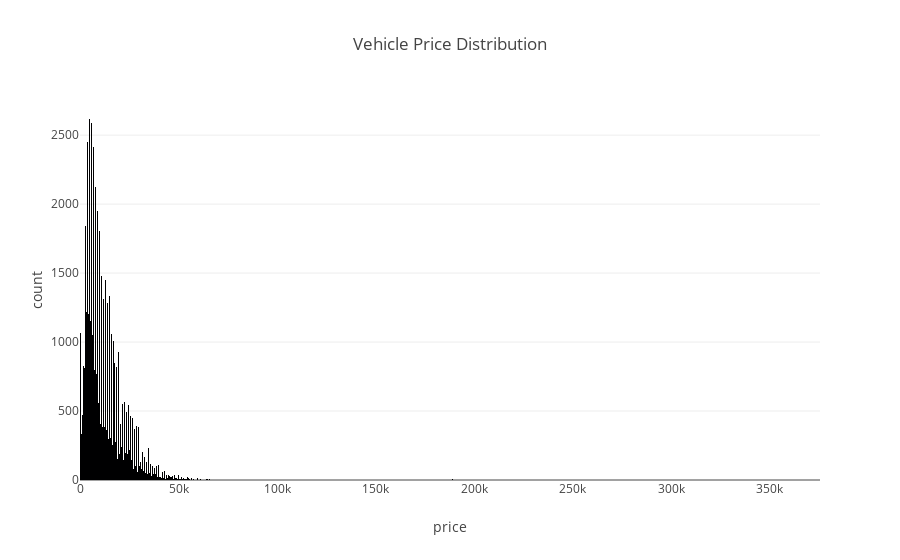

This figure's notebook cell:
### Code cell
fig = px.histogram(df, x='price', title='Vehicle Price Distribution')
fig.show()

### Figure 1 — Plotly figure (JSON) as saved in the notebook; plotly's stock layout.template omitted (floating-point values rounded to 4 significant figures; data arrays with more than 128 entries replaced by an {"elided": "..."} marker saying what was removed)
{"data": [{"bingroup": "x", "hovertemplate": "price=%{x}<br>count=%{y}<extra></extra>", "legendgroup": "", "marker": {"color": "#000001", "pattern": {"shape": ""}}, "name": "", "orientation": "v", "showlegend": false, "type": "histogram", "x": {"elided": "51525 int values"}, "xaxis": "x", "yaxis": "y"}], "layout": {"barmode": "relative", "legend": {"tracegroupgap": 0}, "title": {"text": "Vehicle Price Distribution"}, "xaxis": {"anchor": "y", "domain": [0, 1], "title": {"text": "price"}}, "yaxis": {"anchor": "x", "domain": [0, 1], "title": {"text": "count"}}}}
